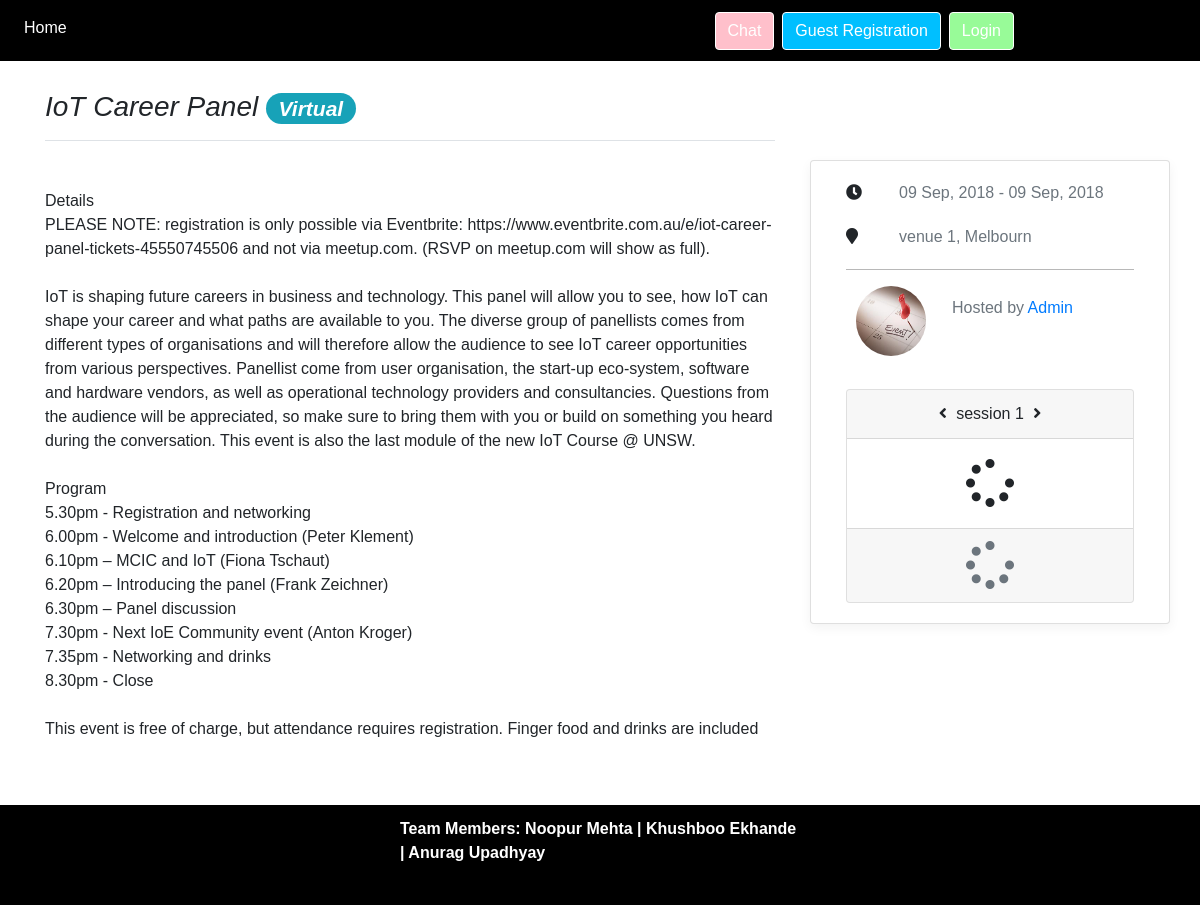
The app's page /event/6, older data.
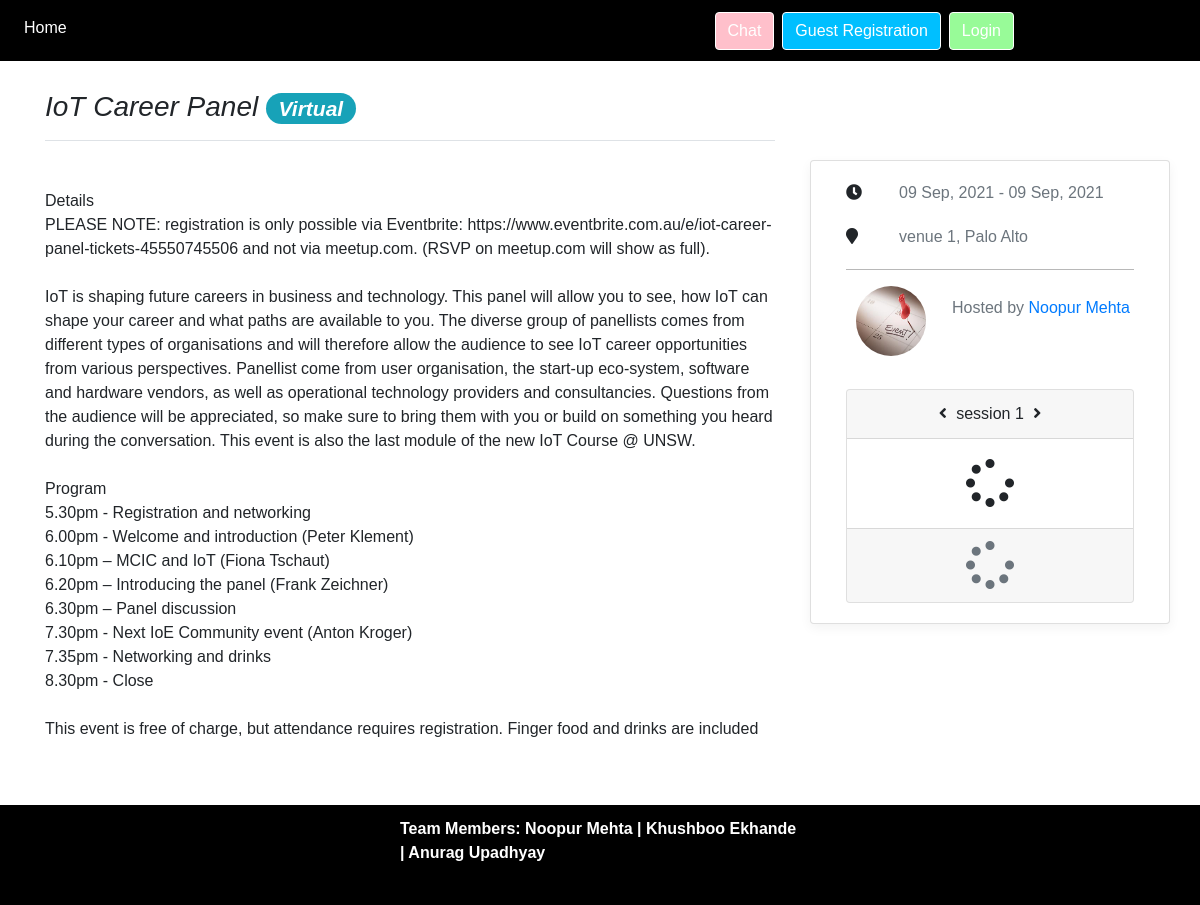
The same page, newer data.
### model/Event.py (models this page shows, shortened)
class Event(db.Model):
    id = db.Column(db.Integer, primary_key=True)
    name = db.Column(db.String(80), nullable=False)
    description = db.Column(db.Text, nullable=False)
    status = db.Column(db.Integer, nullable=False, default=0)
    start_time = db.Column(db.DateTime, nullable=False)
    end_time = db.Column(db.DateTime, nullable=False)
    convenor_id = db.Column(db.Integer, db.ForeignKey('user.id'), nullable=False)
    convenor = db.relationship('User', backref = db.backref('convenor_events', lazy=True))
    discriminator = db.Column('type', db.String(50))
    __mapper_args__ = {'polymorphic_on': discriminator}
    """
        unpacks the form into a event array and a generator for each session
    """

### model/Venue.py (models this page shows, shortened)
class Venue(db.Model):
    id = db.Column(db.Integer, primary_key=True)
    name = db.Column(db.String(80), nullable=False)
    location = db.Column(db.String(80), nullable=False)

### model/User.py (models this page shows, shortened)
class User(UserMixin, db.Model):
	id = db.Column(db.String(80), primary_key=True)
	name = db.Column(db.String(80), nullable=False)
	password = db.Column(db.String(80), nullable=False)
	email = db.Column(db.String(80), nullable=False)
	discriminator = db.Column('role', db.String(50))
	secret_token = db.Column(db.String(80), nullable=True, default='')
	__mapper_args__ = {'polymorphic_on': discriminator}
	attended_sessions = db.relationship('Session', secondary="attendance")
	password_attempt = db.Column(db.Integer, default=0)

### routes.py (the view)
@app.route('/event/<event_id>', methods=['GET'])
def event(event_id):
	event = ems.get_event_by_id(event_id)
	if event == None:
		return redirect(url_for('index'))
	return render_template('event.html', event=event, session_idx=1, current_user=current_user)

### app.py (called while the page is built)
def is_seminar_event(e):
	return isinstance(e, SeminarEvent)

def is_course_event(e):
	return isinstance(e, CourseEvent)

def is_convenor(e):
	return e == current_user

def get_images(e):
	try:
		files = os.listdir('''./static/photos/%d/''' % e)
	except FileNotFoundError as err:
		return []
	srcs = []
	for f in files:
		srcs.append('''photos/%d/%s''' % (e,f))
	return srcs

def get_date_string(e):
	return e.strftime("%d %b, %Y")

### model/EMS.py (called while the page is built)
	def get_event_by_id(self, event_id):
		return self._events.query.filter_by(id=event_id).first()

### static/templates/components/event_detail/event.html (shortened to what this page needs)
{% extends "base.html" %}
{% block content %}
<div class="container event-container">
	<div class="row">
		<div class="col-md-8 event_main">
			<h3 class="pb-3 mb-4 font-italic border-bottom">
      	{{event.name}}
        {% if event is CourseEvent %}
        <span class="badge badge-pill badge-info">Virtual</span>
        {% endif %}
    	</h3>
      <div class="event-description">
        {{event.description}}
      </div>
		</div>
		<div class="col-md-4">
			{% include "event_sidebar.html" %}
		</div>
	</div>
</div>
{% endblock %}

### static/templates/base.html (shortened to what this page needs)
<!DOCTYPE html>
<html lang="en">
	<head>
		<link rel="stylesheet" href="https://stackpath.bootstrapcdn.com/bootstrap/4.1.0/css/bootstrap.min.css">
		<link rel="stylesheet" href="https://use.fontawesome.com/releases/v5.0.10/css/all.css">
	</head>
	<body>
		{% include "navbar.html" %}
		<div class="body_content">
			{% block content %}
			{% endblock %}
		</div>
		{% include "footer.html" %}
	</body>
</html>

### static/templates/navbar.html (shortened to what this page needs)
<head>
</head>
<nav class="navbar navbar-expand-lg fixed-top navbar-light">
  <div class="collapse navbar-collapse" id="navbarSupportedContent">
    <ul class="navbar-nav mr-auto">
      <li class="nav-item active">
          <a class="nav-link" href="/" style="color:white;">Home <span class="sr-only">(current)</span></a>
      </li>
    </ul>
    <div class="form-inline my-2 my-lg-0" style="margin-right: 170px;">
      {% if current_user.is_authenticated == True %}
      <span style="margin-right: 10px;color:white;">Hi, {{ current_user.name  }}</span>
      <form id='logout' method="POST" action="/logout">
        <button type="submit" class="btn btn-outline-success my-2 my-sm-0 loginbtn" name="logout" value="logout">
        Logout
        </button>
      </form>
      {% else %}
      <button id="chat" type="button" class="btn btn-outline-primary my-2 my-sm-0 mr-2 chatbtn">
        Chat
      </button>
      <button type="button" class="btn btn-outline-primary my-2 my-sm-0 mr-2 GRbtn" data-toggle="modal" data-target="#signin_modal">
        Guest Registration
      </button>
      <button type="button" class="btn btn-outline-success my-2 my-sm-0 loginbtn" data-toggle="modal" data-target="#login_modal">
        Login
      </button>
      {% endif %}
    </div>
  </div>
</nav>

### static/templates/components/event_detail/event_sidebar.html (shortened to what this page needs)
<div class="event_sidebar sticky-top">
	<div class="row">
		<div class="col card flex-md-row mb-4 box-shadow h-md-250">
			<div class="card-body d-flex flex-column align-items-start">
				<div class="event_sidebar_basic" style="width: 100%">
					<div class="row mb-3">
						<div class="col-md-2">
							<i class="fas fa-clock"></i>
						</div>
						<div class="col-md-10">
							<div class="mb-1 text-muted">{{event.start_time | DateString}} - {{event.end_time | DateString }}</div>
						</div>
					</div>
					<div class="row">
						<div class="col-md-2">
							<i class="fas fa-map-marker"></i>
						</div>
						<div class="col-md-10">
							{% if event is CourseEvent %}
							<div class="mb-1 text-muted">{{event.event_sessions[0].venue.name}}, {{event.event_sessions[0].venue.location}}</div>
							{% else %}
							<div class="mb-1 text-muted">Multiple Locations</div>
							{% endif %}
						</div>
					</div>
				</div>
				<hr style="width: 100%; color: grey; height: 0.3px; background-color:grey; opacity: 0.5" />
				<div class="event_sidebar_convenor" style="width: 100%">
					<div class="row">
						<div class="col-md-4">
							<img src={{ url_for('static', filename='img/thumbnail_default.jpg') }} alt="..." class="rounded-circle" height="70" width="70" style="margin-left: 10px;">
						</div>
						<div class="col-md-8" style="padding-top: 10px;">
							<div class="row">
								<div class="col">
									<span class="text-muted">
										Hosted by
									</span>
									<a href='#'>{{event.convenor.name}}</a>
								</div>
							</div>
						</div>
					</div>
				</div>
				<div class="event_sidebar_sessions" style="width: 100%">
					<div class="card text-center">
						<div class="card-header">
					    <i id="prev-session" class="fas fa-angle-left" style="padding-right: 5px; cursor: pointer;"></i>
					    <span id="session_idx">session {{session_idx}}</span>
					    <i id="next-session" class="fas fa-angle-right" style="padding-left: 5px; cursor: pointer;"></i>
					  </div>
					  <div class="card-body">
					  	<div id="event_session">
								<i class="fa fa-spinner fa-spin" style="font-size:48px"></i>
							</div>
						</div>
						<div id="attend_button" class="card-footer text-muted">
							<i class="fa fa-spinner fa-spin" style="font-size:48px"></i>
						</div>
					</div>
				</div>
			</div>
		</div>
	</div>
</div>

### static/templates/footer.html
<footer>
	<div class="row">
		<div class="footer-stuff">
			<columns>
				<strong>Team Members: Noopur Mehta | Khushboo Ekhande | Anurag Upadhyay</strong>
			</columns>
		</div>
	</div>
</footer>

### static/templates/navbar.html (style rules this page uses)
.chatbtn { background-color:pink; color: white; border-color: white }
.GRbtn { background-color:deepskyblue; color: white; border-color: white }
.loginbtn { background-color:palegreen; color: white; border-color: white }

Row changes from the older to the newer data that the page shows:
removed User: convenor.name "Admin"
changed Event "IoT Career Panel": start_time|DateString "09 Sep, 2018" → "09 Sep, 2021"; end_time|DateString "09 Sep, 2018" → "09 Sep, 2021"
changed Venue "venue 1": location "Melbourn" → "Palo Alto"
added User: convenor.name "Noopur Mehta"
